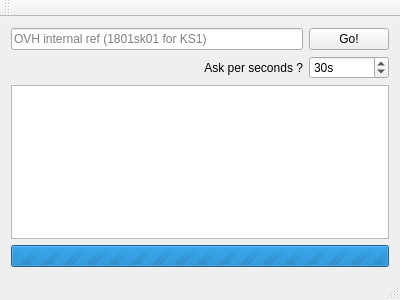
<?xml version="1.0" encoding="UTF-8"?>
<ui version="4.0">
 <class>MainWindow</class>
 <widget class="QMainWindow" name="MainWindow">
  <property name="geometry">
   <rect>
    <x>0</x>
    <y>0</y>
    <width>400</width>
    <height>300</height>
   </rect>
  </property>
  <property name="windowTitle">
   <string>OVH Kimsufi checker</string>
  </property>
  <widget class="QWidget" name="centralWidget">
   <layout class="QGridLayout" name="gridLayout">
    <item row="3" column="0" colspan="2">
     <widget class="QProgressBar" name="progressBar">
      <property name="enabled">
       <bool>true</bool>
      </property>
      <property name="maximum">
       <number>0</number>
      </property>
      <property name="value">
       <number>0</number>
      </property>
      <property name="alignment">
       <set>Qt::AlignCenter</set>
      </property>
      <property name="textVisible">
       <bool>false</bool>
      </property>
      <property name="format">
       <string/>
      </property>
     </widget>
    </item>
    <item row="0" column="0">
     <widget class="QLineEdit" name="le_ref">
      <property name="toolTip">
       <string>&lt;html&gt;&lt;head/&gt;&lt;body&gt;&lt;p&gt;Inspect for reference: &lt;a href=&quot;https://www.kimsufi.com/fr/serveurs.xml&quot;&gt;&lt;span style=&quot; text-decoration: underline; color:#0000ff;&quot;&gt;https://www.kimsufi.com/fr/serveurs.xml&lt;/span&gt;&lt;/a&gt;&lt;/p&gt;&lt;/body&gt;&lt;/html&gt;</string>
      </property>
      <property name="inputMask">
       <string/>
      </property>
      <property name="text">
       <string/>
      </property>
      <property name="placeholderText">
       <string>OVH internal ref (1801sk01 for KS1)</string>
      </property>
     </widget>
    </item>
    <item row="0" column="1">
     <widget class="QPushButton" name="pb_launch">
      <property name="text">
       <string>Go!</string>
      </property>
     </widget>
    </item>
    <item row="2" column="0" colspan="2">
     <widget class="QTextEdit" name="te_output"/>
    </item>
    <item row="1" column="0">
     <widget class="QLabel" name="label">
      <property name="text">
       <string>Ask per seconds ?</string>
      </property>
      <property name="alignment">
       <set>Qt::AlignRight|Qt::AlignTrailing|Qt::AlignVCenter</set>
      </property>
     </widget>
    </item>
    <item row="1" column="1">
     <widget class="QSpinBox" name="sb_timerInterval">
      <property name="suffix">
       <string>s</string>
      </property>
      <property name="minimum">
       <number>8</number>
      </property>
      <property name="maximum">
       <number>999</number>
      </property>
      <property name="value">
       <number>30</number>
      </property>
     </widget>
    </item>
   </layout>
  </widget>
  <widget class="QMenuBar" name="menuBar">
   <property name="geometry">
    <rect>
     <x>0</x>
     <y>0</y>
     <width>400</width>
     <height>20</height>
    </rect>
   </property>
  </widget>
  <widget class="QToolBar" name="mainToolBar">
   <attribute name="toolBarArea">
    <enum>TopToolBarArea</enum>
   </attribute>
   <attribute name="toolBarBreak">
    <bool>false</bool>
   </attribute>
  </widget>
  <widget class="QStatusBar" name="statusBar"/>
 </widget>
 <layoutdefault spacing="6" margin="11"/>
 <resources/>
 <connections/>
</ui>
